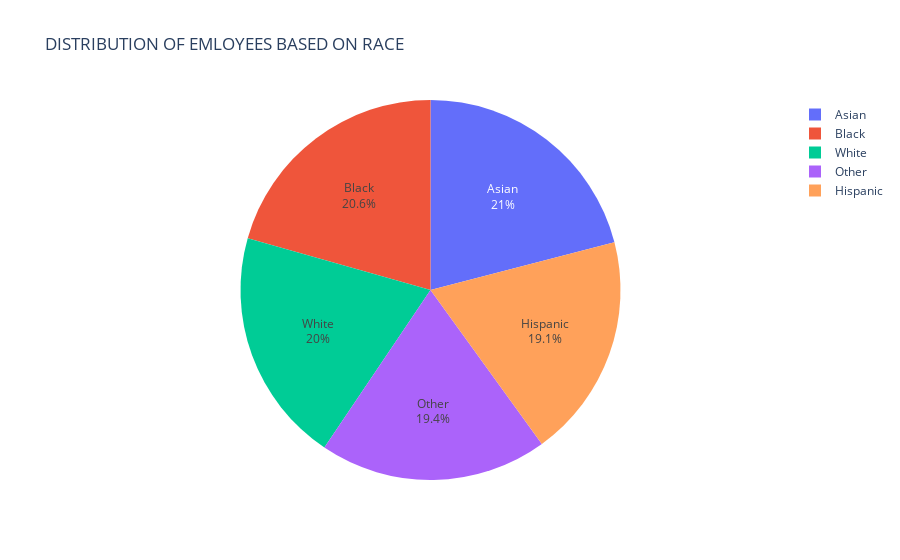

This figure's notebook cell:
### Code cell
#Import the visualization library
import plotly.express as px

#Find the counts on each value in the 'RaceDesc' column.
race_count = data['RaceDesc'].value_counts()

#Create the pie chart.
#'names' parametre specifies the values for each segment.
#'title' parametre specifies the values for the chart.
fig = px.pie(race_count, names=race_count.index, values=race_count.values,labels=race_count.index, title='DISTRIBUTION OF EMLOYEES BASED ON RACE')

#Update the piechart's tarces to show both percentage and label on the chart.
fig.update_traces(textinfo='percent+label')

#Display the chart
fig.show()

fig.write_image("Distribution of employeesbased on race.png")

### Figure 1 — Plotly figure (JSON) as saved in the notebook; plotly's stock layout.template omitted (floating-point values rounded to 4 significant figures)
{"data": [{"domain": {"x": [0, 1], "y": [0, 1]}, "hovertemplate": "index=%{label}<br>value=%{value}<extra></extra>", "labels": ["Asian", "Black", "White", "Other", "Hispanic"], "legendgroup": "", "name": "", "showlegend": true, "textinfo": "percent+label", "type": "pie", "values": [629, 618, 599, 582, 572]}], "layout": {"legend": {"tracegroupgap": 0}, "title": {"text": "DISTRIBUTION OF EMLOYEES BASED ON RACE"}}}
